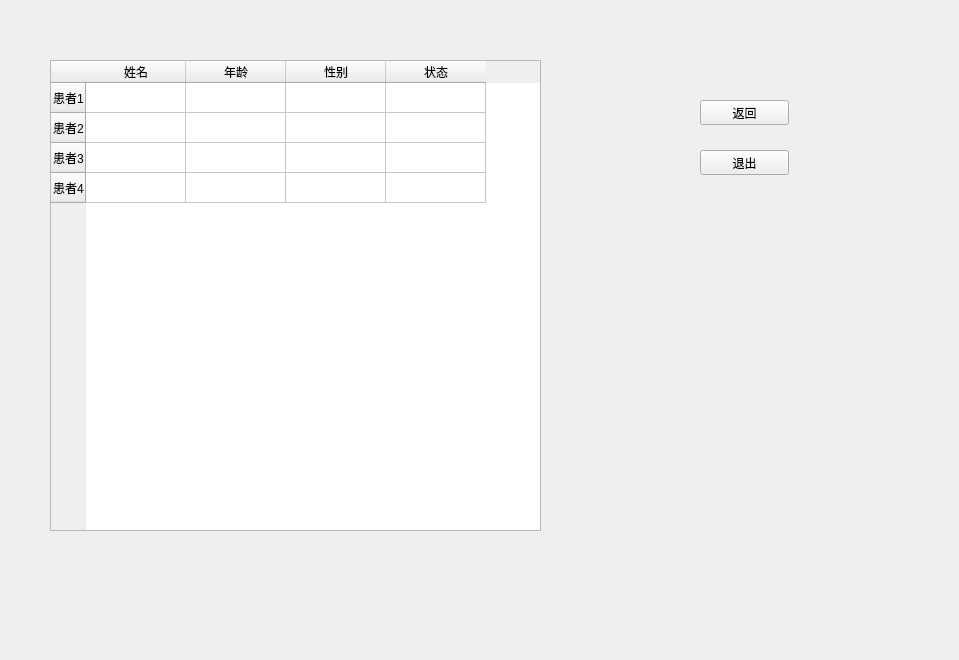
<?xml version="1.0" encoding="UTF-8"?>
<ui version="4.0">
 <class>Form</class>
 <widget class="QWidget" name="Form">
  <property name="geometry">
   <rect>
    <x>0</x>
    <y>0</y>
    <width>959</width>
    <height>660</height>
   </rect>
  </property>
  <property name="windowTitle">
   <string>Form</string>
  </property>
  <widget class="QPushButton" name="pushButton">
   <property name="geometry">
    <rect>
     <x>700</x>
     <y>100</y>
     <width>89</width>
     <height>25</height>
    </rect>
   </property>
   <property name="text">
    <string>返回</string>
   </property>
  </widget>
  <widget class="QTableWidget" name="tableWidget">
   <property name="geometry">
    <rect>
     <x>50</x>
     <y>60</y>
     <width>491</width>
     <height>471</height>
    </rect>
   </property>
   <row>
    <property name="text">
     <string>患者1</string>
    </property>
   </row>
   <row>
    <property name="text">
     <string>患者2</string>
    </property>
   </row>
   <row>
    <property name="text">
     <string>患者3</string>
    </property>
   </row>
   <row>
    <property name="text">
     <string>患者4</string>
    </property>
   </row>
   <column>
    <property name="text">
     <string>姓名</string>
    </property>
   </column>
   <column>
    <property name="text">
     <string>年龄</string>
    </property>
   </column>
   <column>
    <property name="text">
     <string>性别</string>
    </property>
   </column>
   <column>
    <property name="text">
     <string>状态</string>
    </property>
   </column>
  </widget>
  <widget class="QPushButton" name="pushButton_2">
   <property name="geometry">
    <rect>
     <x>700</x>
     <y>150</y>
     <width>89</width>
     <height>25</height>
    </rect>
   </property>
   <property name="text">
    <string>退出</string>
   </property>
  </widget>
 </widget>
 <resources/>
 <connections/>
</ui>
